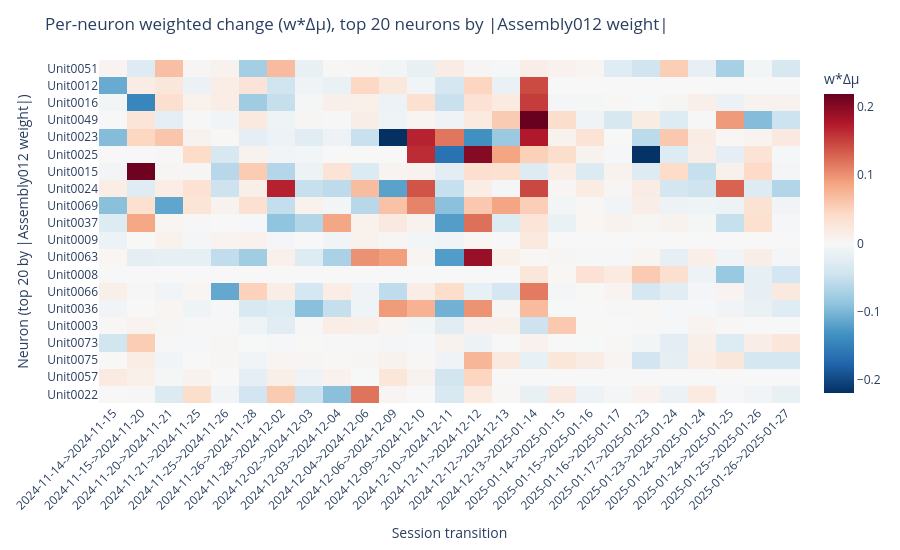

Notebook code for this chart:
### Code cell
# Same weighted heatmap, but neurons ordered by |Assembly012| weight in `ensambles`
assembly_col = "Assembly012"
top_k = 20

if "weighted_by_unit_transition" not in globals():
    weighted_by_unit_transition = transition_unit_df.pivot(index="unit", columns="transition", values="w*dmu")

if "ensambles" not in globals():
    raise RuntimeError("`ensambles` is not defined. Run the ensemble-loading cell first.")
if assembly_col not in ensambles.columns:
    raise KeyError(f"{assembly_col} not found in ensambles.")

w_assembly = ensambles[assembly_col].dropna().astype(float).copy()
if not all(isinstance(i, str) and i.startswith("Unit") for i in w_assembly.index):
    try:
        w_assembly.index = [f"Unit{int(i)+1:04d}" for i in w_assembly.index]
    except Exception:
        w_assembly.index = w_assembly.index.astype(str)

neurons_by_abs_weight = w_assembly.abs().sort_values(ascending=False).index
neurons_present = [u for u in neurons_by_abs_weight if u in weighted_by_unit_transition.index][:top_k]

if len(neurons_present) == 0:
    raise RuntimeError("No overlap between Assembly012 units and weighted transition units.")

weighted_heatmap_absw_order = weighted_by_unit_transition.loc[neurons_present].fillna(0.0)

vmax_absw = np.nanmax(np.abs(weighted_heatmap_absw_order.to_numpy()))
if vmax_absw == 0:
    vmax_absw = 1.0

transition_sep = "->"
x_transition_labels_absw = [
    f"{str(c).split(transition_sep)[0].split('_')[0]}{transition_sep}{str(c).split(transition_sep)[1].split('_')[0]}"
    for c in weighted_heatmap_absw_order.columns
]

fig_w_absorder = px.imshow(
    weighted_heatmap_absw_order.to_numpy(),
    x=x_transition_labels_absw,
    y=weighted_heatmap_absw_order.index,
    color_continuous_scale="RdBu_r",
    zmin=-vmax_absw,
    zmax=vmax_absw,
    aspect="auto",
    labels={"x": "Session transition", "y": "Neuron (top 20 by |Assembly012 weight|)", "color": "w*∆µ"},
)

fig_w_absorder.update_layout(
    title="Per-neuron weighted change (w*∆µ), top 20 neurons by |Assembly012 weight|",
    height=max(550, int(14 * weighted_heatmap_absw_order.shape[0])),
)
fig_w_absorder.update_xaxes(tickangle=-45, side="bottom")
fig_w_absorder.show()

### Figure 1 — Plotly figure (JSON) as saved in the notebook; plotly's stock layout.template omitted (floating-point values rounded to 4 significant figures; data arrays with more than 128 entries replaced by an {"elided": "..."} marker saying what was removed)
{"data": [{"coloraxis": "coloraxis", "hovertemplate": "Session transition: %{x}<br>Neuron (top 20 by |Assembly012 weight|): %{y}<br>w*∆µ: %{z}<extra></extra>", "name": "0", "type": "heatmap", "x": ["2024-11-14->2024-11-15", "2024-11-15->2024-11-20", "2024-11-20->2024-11-21", "2024-11-21->2024-11-25", "2024-11-25->2024-11-26", "2024-11-26->2024-11-28", "2024-11-28->2024-12-02", "2024-12-02->2024-12-03", "2024-12-03->2024-12-04", "2024-12-04->2024-12-06", "2024-12-06->2024-12-09", "2024-12-09->2024-12-10", "2024-12-10->2024-12-11", "2024-12-11->2024-12-12", "2024-12-12->2024-12-13", "2024-12-13->2025-01-14", "2025-01-14->2025-01-15", "2025-01-15->2025-01-16", "2025-01-16->2025-01-17", "2025-01-17->2025-01-23", "2025-01-23->2025-01-24", "2025-01-24->2025-01-24", "2025-01-24->2025-01-25", "2025-01-25->2025-01-26", "2025-01-26->2025-01-27"], "xaxis": "x", "y": ["Unit0051", "Unit0012", "Unit0016", "Unit0049", "Unit0023", "Unit0025", "Unit0015", "Unit0024", "Unit0069", "Unit0037", "Unit0009", "Unit0063", "Unit0008", "Unit0066", "Unit0036", "Unit0003", "Unit0073", "Unit0075", "Unit0057", "Unit0022"], "yaxis": "y", "z": {"elided": "20x25 float values"}}], "layout": {"coloraxis": {"cmax": 0.2192, "cmin": -0.2192, "colorbar": {"title": {"text": "w*∆µ"}}, "colorscale": [[0, "rgb(5,48,97)"], [0.1, "rgb(33,102,172)"], [0.2, "rgb(67,147,195)"], [0.3, "rgb(146,197,222)"], [0.4, "rgb(209,229,240)"], [0.5, "rgb(247,247,247)"], [0.6, "rgb(253,219,199)"], [0.7, "rgb(244,165,130)"], [0.8, "rgb(214,96,77)"], [0.9, "rgb(178,24,43)"], [1, "rgb(103,0,31)"]]}, "height": 550, "margin": {"t": 60}, "title": {"text": "Per-neuron weighted change (w*∆µ), top 20 neurons by |Assembly012 weight|"}, "xaxis": {"anchor": "y", "domain": [0, 1], "side": "bottom", "tickangle": -45, "title": {"text": "Session transition"}}, "yaxis": {"anchor": "x", "autorange": "reversed", "domain": [0, 1], "title": {"text": "Neuron (top 20 by |Assembly012 weight|)"}}}}
